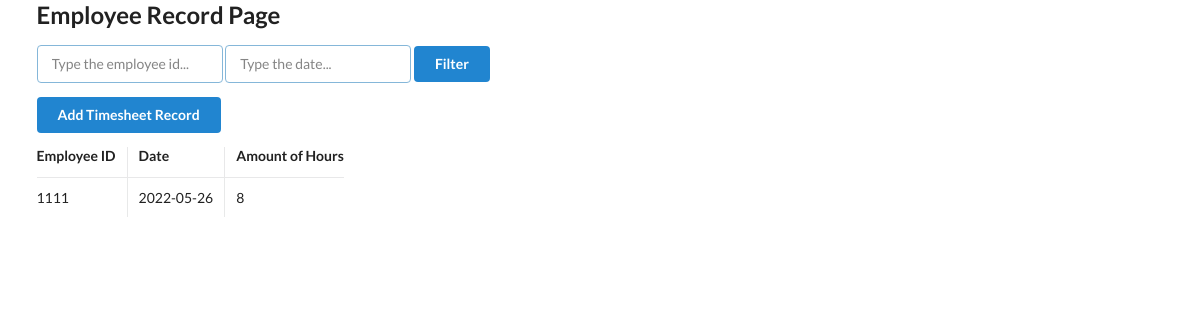
The app's page /timesheet_page with its own data.
### models.py (models this page shows)
class Timesheet(Base):
    __tablename__ = "timesheet"
    id = Column(Integer, primary_key=True, index=True)
    employee_id = Column(Integer, index=True)
    date = Column(Date, index=True)
    amount_of_hours_worked = Column(Integer, index=True)

### main.py (the view)
@app.get("/timesheet_page")
async def timesheet_page(request: Request, employee_id=None, date=None, db: Session = Depends(fetch_db)):
    timesheets = db.query(Timesheet)
    if employee_id:
        timesheets = timesheets.filter(Timesheet.employee_id == employee_id)
    if date:
        timesheets = timesheets.filter(Timesheet.date == date)
    return templates.TemplateResponse("timesheet.html", {
        "request": request,
        "timesheets": timesheets
    })

### templates/timesheet.html (shortened to what this page needs)
{% extends "layout.html" %}
{% block content %}
<form>
<div class="ui input focus">
    <input name="employee_id" type="text" placeholder="Type the employee id...">
</div>
<div class="ui input focus">
    <input name="date" type="text" placeholder="Type the date...">
</div>
<button type="submit" class="ui primary button">Filter</button>
</form>
<div>
    <button id="add_timesheet_record" class="ui primary button">
        Add Timesheet Record
    </button>
</div>
<table class="ui very basic collapsing celled table">
    <thead>
      <tr>
        <th>Employee ID</th>
        <th>Date</th>
        <th>Amount of Hours</th>
    </tr></thead>
    <tbody>
        {% for timesheet in timesheets %}
      <tr>
        <td>{{ timesheet.employee_id }}</td>
        <td>{{ timesheet.date }}</td>
        <td>{{ timesheet.amount_of_hours_worked }}</td>
      </tr>
        {% endfor %}
    </tbody>
  </table>
{% endblock %}

### records on screen
Timesheet: employee_id "1111", date "2022-05-26", amount_of_hours_worked "8"
